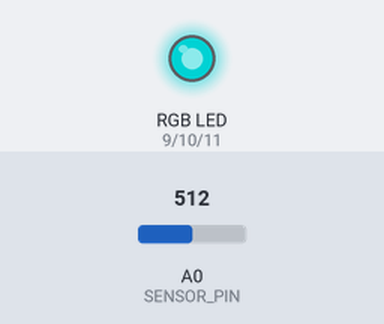
Recording of a sketch running on a simulated Arduino Uno, built with avr-gcc and run on an emulated ATmega328P. On the bench: an RGB LED mixed from three pins (HIGH = lit). Inputs (shaded band) come from the test bench; at power-on: A0 (SENSOR_PIN) = 512. Dim RGB values are drawn brighter than linear.

Above: at 1.2 s.
1.3 s: A0 (SENSOR_PIN) set to 716
At 2.5 s:
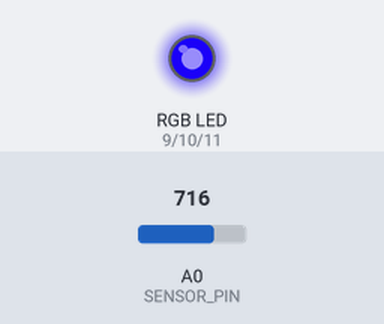
2.8 s: A0 (SENSOR_PIN) set to 900
At 3.8 s:
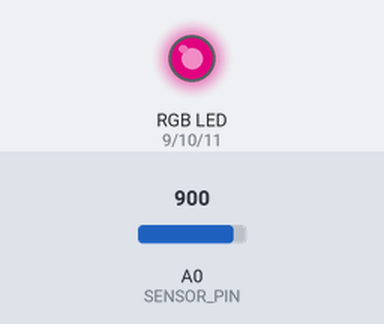
4.3 s: A0 (SENSOR_PIN) set to 1023
At 4.9 s:
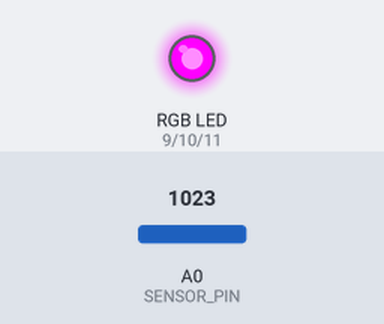
5.8 s: A0 (SENSOR_PIN) set to 501
At 7.0 s:
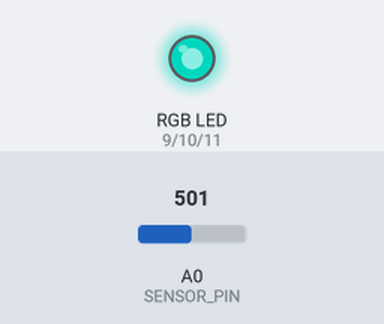
7.3 s: A0 (SENSOR_PIN) set to 521
At 8.4 s:
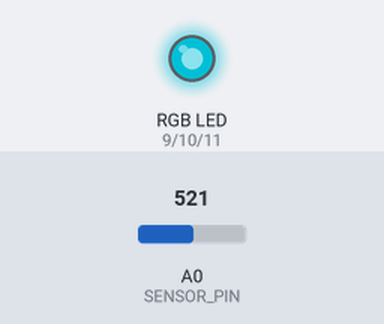
Timing chart, 0 to 9.8 s (numbered marks = the images above; inputs shaded):
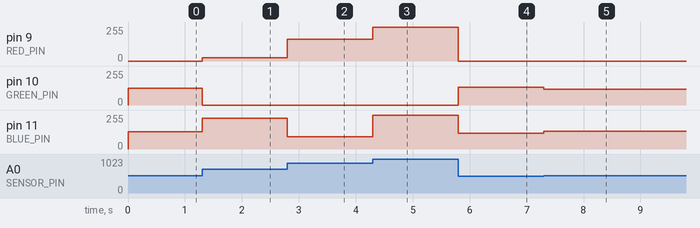

Measured:
- after the input at 1.3 s, pin 9 (RED_PIN): 0/255 → 25/255 at once; pin 10 (GREEN_PIN): 127/255 → 0/255 at once; pin 11 (BLUE_PIN): 128/255 → 230/255 at once
- after the input at 2.8 s, pin 9 (RED_PIN): 25/255 → 163/255 at once; pin 11 (BLUE_PIN): 230/255 → 92/255 at once
- after the input at 4.3 s, pin 9 (RED_PIN): 163/255 → 255/255 at once; pin 11 (BLUE_PIN): 92/255 → 255/255 at once
- after the input at 5.8 s, pin 9 (RED_PIN): 255/255 → 0/255 at once; pin 10 (GREEN_PIN): 0/255 → 135/255 at once; pin 11 (BLUE_PIN): 255/255 → 120/255 at once
- after the input at 7.3 s, pin 10 (GREEN_PIN): 135/255 → 120/255 at once; pin 11 (BLUE_PIN): 120/255 → 135/255 at once

The sketch:

knob-color.ino
```cpp
/*
SparkFun Inventor's Kit
Example sketch 03

RGB LED

  Make an RGB LED display a rainbow of colors!

Hardware connections:

  An RGB LED is actually three LEDs (red, green, and blue) in
  one package. When you run them at different brightnesses,
  the red, green and blue mix to form new colors.

  Starting at the flattened edge of the flange on the LED,
  the pins are ordered RED, COMMON, GREEN, BLUE.

  Connect RED to a 330 Ohm resistor. Connect the other end
  of the resistor to Arduino digital pin 9.

  Connect COMMON pin to GND.

  Connect GREEN to a 330 Ohm resistor. Connect the other end
  of the resistor to Arduino digital pin 10.

  Connect BLUE to a 330 Ohm resistor. Connect the other end
  of the resistor to Arduino digital pin 11.

This sketch was written by SparkFun Electronics,
with lots of help from the Arduino community.
Visit http://learn.sparkfun.com/products/2 for SIK information.
Visit http://www.arduino.cc to learn about the Arduino.

Version 2.0 6/2012 MDG
*/


// First we'll define the pins by name to make the sketch
// easier to follow.

// Here's a new trick: putting the word "const" in front of a
// variable indicates that this is a "constant" value that will
// never change. (You don't have to do this, but if you do, the
// Arduino will give you a friendly warning if you accidentally
// try to change the value, so it's considered good form.)

const int RED_PIN = 9;
const int GREEN_PIN = 10;
const int BLUE_PIN = 11;
const int SENSOR_PIN = 0;

// This variable controls how fast we loop through the colors.
// (Try changing this to make the fading faster or slower.)

int DISPLAY_TIME = 100;  // In milliseconds


void setup()
{
  // Here we'll configure the Arduino pins we're using to
  // drive the LED to be outputs:

  pinMode(RED_PIN, OUTPUT);
  pinMode(GREEN_PIN, OUTPUT);
  pinMode(BLUE_PIN, OUTPUT);
}


void loop()
{
  // In this sketch, we'll start writing our own functions.
  // This makes the sketch easier to follow by dividing up
  // the sketch into sections, and not having everything in
  // setup() or loop().

  // We'll show you two ways to run the RGB LED.

  // The first way is to turn the individual LEDs (red, blue,
  // and green) on and off in various combinations. This gives you
  // a total of eight colors (if you count "black" as a color).

  // We've written a function called mainColors() that steps
  // through all eight of these colors. We're only "calling" the
  // function here (telling it to run). The actual function code
  // is further down in the sketch.

//  mainColors();

  // The above function turns the individual LEDs full-on and
  // full-off. If you want to generate more than eight colors,
  // you can do so by varying the brightness of the individual
  // LEDs between full-on and full-off.

  // The analogWrite() function lets us do this. This function
  // lets you dim a LED from full-off to full-on over 255 steps.

  // We've written a function called showSpectrum() that smoothly
  // steps through all the colors. Again we're just calling it
  // here; the actual code is further down in this sketch.

  showSpectrum();
}


// Here's the mainColors() function we've written.

// This function displays the eight "main" colors that the RGB LED
// can produce. If you'd like to use one of these colors in your
// own sketch, you cancopy and paste that section into your code.

void mainColors()
{
  // Off (all LEDs off):

  digitalWrite(RED_PIN, LOW);
  digitalWrite(GREEN_PIN, LOW);
  digitalWrite(BLUE_PIN, LOW);

  delay(1000);

  // Red (turn just the red LED on):

  digitalWrite(RED_PIN, HIGH);
  digitalWrite(GREEN_PIN, LOW);
  digitalWrite(BLUE_PIN, LOW);

  delay(1000);

  // Green (turn just the green LED on):

  digitalWrite(RED_PIN, LOW);
  digitalWrite(GREEN_PIN, HIGH);
  digitalWrite(BLUE_PIN, LOW);

  delay(1000);

  // Blue (turn just the blue LED on):

  digitalWrite(RED_PIN, LOW);
  digitalWrite(GREEN_PIN, LOW);
  digitalWrite(BLUE_PIN, HIGH);

  delay(1000);

  // Yellow (turn red and green on):

  digitalWrite(RED_PIN, HIGH);
  digitalWrite(GREEN_PIN, HIGH);
  digitalWrite(BLUE_PIN, LOW);

  delay(1000);

  // Cyan (turn green and blue on):

  digitalWrite(RED_PIN, LOW);
  digitalWrite(GREEN_PIN, HIGH);
  digitalWrite(BLUE_PIN, HIGH);

  delay(1000);

  // Purple (turn red and blue on):

  digitalWrite(RED_PIN, HIGH);
  digitalWrite(GREEN_PIN, LOW);
  digitalWrite(BLUE_PIN, HIGH);

  delay(1000);

  // White (turn all the LEDs on):

  digitalWrite(RED_PIN, HIGH);
  digitalWrite(GREEN_PIN, HIGH);
  digitalWrite(BLUE_PIN, HIGH);

  delay(1000);
}


// Below are two more functions we've written,
// showSpectrum() and showRGB().

// showRGB() displays a single color on the RGB LED.
// You call showRGB() with the number of a color you want
// to display.

// showSpectrum() steps through all the colors of the RGB LED,
// displaying a rainbow. showSpectrum() actually calls showRGB()
// over and over to do this.

// We'll often break tasks down into individual functions like
// this, which makes your sketches easier to follow, and once
// you have a handy function, you can reuse it in your other
// programs.


// showSpectrum()

// This function steps through all the colors of the RGB LED.
// It does this by stepping a variable from 0 to 768 (the total
// number of colors), and repeatedly calling showRGB() to display
// the individual colors.

// In this function, we're using a "for() loop" to step a variable
// from one value to another, and perform a set of instructions
// for each step. For() loops are a very handy way to get numbers
// to count up or down.

// Every for() loop has three statements separated by semicolons:

//   1. Something to do before starting

//   2. A test to perform; as long as it's true,
//      it will keep looping

//   3. Something to do after each loop (usually
//      increase a variable)

// For the for() loop below, these are the three statements:

//   1. x = 0;     Before starting, make x = 0.

//   2. x < 768;   While x is less than 768, run the
//                 following code.

//   3. x++        Putting "++" after a variable means
//                 "add one to it". (You can also use "x = x + 1")

// Every time you go through the loop, the statements following
// the loop (those within the brackets) will run.

// And when the test in statement 2 is finally false, the sketch
// will continue.


void showSpectrum()
{
  int x;  // define an integer variable called "x"
  int sensorValue = map(analogRead(SENSOR_PIN), 0, 1023, 0, 768);

  // Now we'll use a for() loop to make x count from 0 to 767
  // (Note that there's no semicolon after this line!
  // That's because the for() loop will repeat the next
  // "statement", which in this case is everything within
  // the following brackets {} )

  //for (x = 0; x < 768; x++)

  // Each time we loop (with a new value of x), do the following:

  //{
    showRGB(sensorValue);  // Call RGBspectrum() with our new x
//    delay(10);   // Delay for 10 ms (1/100th of a second)
  //}
}


// showRGB()

// This function translates a number between 0 and 767 into a
// specific color on the RGB LED. If you have this number count
// through the whole range (0 to 767), the LED will smoothly
// change color through the entire spectrum.

// The "base" numbers are:
// 0   = pure red
// 255 = pure green
// 511 = pure blue
// 767 = pure red (again)

// Numbers between the above colors will create blends. For
// example, 640 is midway between 512 (pure blue) and 767
// (pure red). It will give you a 50/50 mix of blue and red,
// resulting in purple.

// If you count up from 0 to 767 and pass that number to this
// function, the LED will smoothly fade between all the colors.
// (Because it starts and ends on pure red, you can start over
// at 0 without any break in the spectrum).


void showRGB(int color)
{
  int redIntensity;
  int greenIntensity;
  int blueIntensity;

  // Here we'll use an "if / else" statement to determine which
  // of the three (R,G,B) zones x falls into. Each of these zones
  // spans 255 because analogWrite() wants a number from 0 to 255.

  // In each of these zones, we'll calculate the brightness
  // for each of the red, green, and blue LEDs within the RGB LED.

  if (color <= 255)          // zone 1
  {
    redIntensity = 255 - color;    // red goes from on to off
    greenIntensity = color;        // green goes from off to on
    blueIntensity = 0;             // blue is always off
  }
  else if (color <= 511)     // zone 2
  {
    redIntensity = 0;                     // red is always off
    greenIntensity = 255 - (color - 256); // green on to off
    blueIntensity = (color - 256);        // blue off to on
  }
  else // color >= 512       // zone 3
  {
    redIntensity = (color - 512);         // red off to on
    greenIntensity = 0;                   // green is always off
    blueIntensity = 255 - (color - 512);  // blue on to off
  }

  // Now that the brightness values have been set, command the LED
  // to those values

  analogWrite(RED_PIN, redIntensity);
  analogWrite(BLUE_PIN, blueIntensity);
  analogWrite(GREEN_PIN, greenIntensity);
}
```
